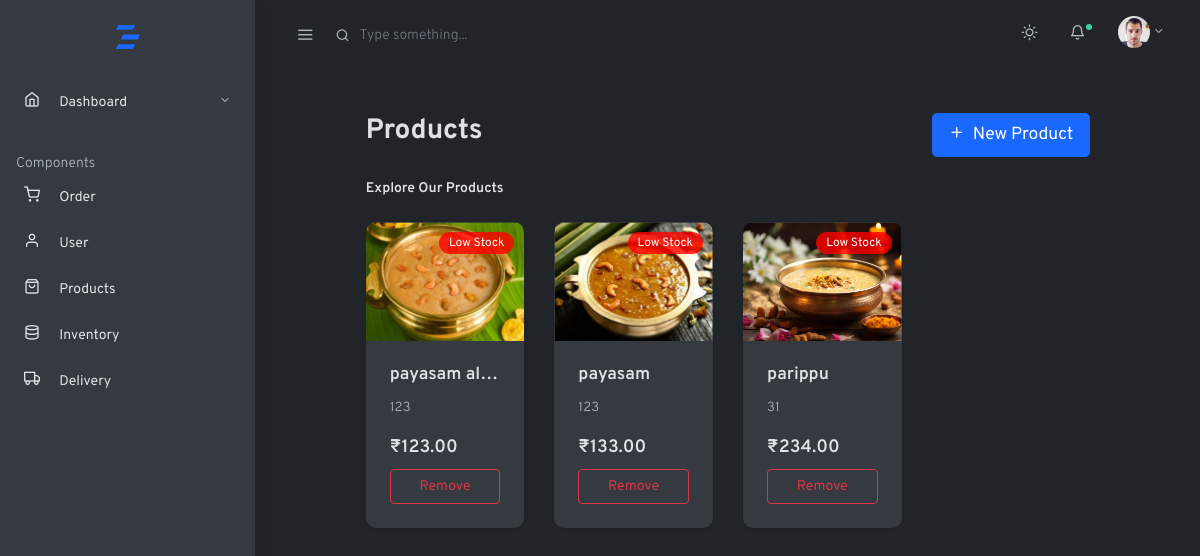
The app's page /admin/dark/files-list.php with its own data.
### tables this page shows
CREATE TABLE `product_table` (
  `pid` int(100) NOT NULL,
  `pname` varchar(100) NOT NULL,
  `pphoto` varchar(255) NOT NULL,
  `pdescription` varchar(100) NOT NULL,
  `pprice` varchar(100) NOT NULL,
  `current_stock` varchar(255) NOT NULL
);

### admin/dark/files-list.php (the view, shortened to what this page needs)
<!doctype html>
<html lang="en">
<head>
  <link rel="stylesheet" href="css/simplebar.css">
  <link rel="stylesheet" href="css/feather.css">
  <link rel="stylesheet" href="css/daterangepicker.css">
  <link rel="stylesheet" href="css/app-light.css" id="lightTheme" disabled>
  <link rel="stylesheet" href="css/app-dark.css" id="darkTheme">
</head>
<body class="vertical  dark  ">
  <div class="wrapper">
    <nav class="topnav navbar navbar-light">
      <button type="button" class="navbar-toggler text-muted mt-2 p-0 mr-3 collapseSidebar">
        <i class="fe fe-menu navbar-toggler-icon"></i>
      </button>
      <form class="form-inline mr-auto searchform text-muted">
        <input class="form-control mr-sm-2 bg-transparent border-0 pl-4 text-muted" type="search"
          placeholder="Type something..." aria-label="Search">
      </form>
      <ul class="nav">
        <li class="nav-item">
          <a class="nav-link text-muted my-2" href="#" id="modeSwitcher" data-mode="dark">
            <i class="fe fe-sun fe-16"></i>
          </a>
        </li>
        <li class="nav-item nav-notif">
          <a class="nav-link text-muted my-2" href="./#" data-toggle="modal" data-target=".modal-notif">
            <span class="fe fe-bell fe-16"></span>
            <span class="dot dot-md bg-success"></span>
          </a>
        </li>
        <li class="nav-item dropdown">
          <a class="nav-link dropdown-toggle text-muted pr-0" href="#" id="navbarDropdownMenuLink" role="button"
            data-toggle="dropdown" aria-haspopup="true" aria-expanded="false">
            <span class="avatar avatar-sm mt-2">
              <img src="./assets/avatars/face-1.jpg" alt="..." class="avatar-img rounded-circle">
            </span>
          </a>
        </li>
      </ul>
    </nav>
    <aside class="sidebar-left border-right bg-white shadow" id="leftSidebar" data-simplebar>
      <nav class="vertnav navbar navbar-light">
        <div class="w-100 mb-4 d-flex">
          <a class="navbar-brand mx-auto mt-2 flex-fill text-center" href="./index.html">
          </a>
        </div>
        <ul class="navbar-nav flex-fill w-100 mb-2">
          <li class="nav-item dropdown">
            <a href="#dashboard" data-toggle="collapse" aria-expanded="false" class="dropdown-toggle nav-link">
              <i class="fe fe-home fe-16"></i>
              <span class="ml-3 item-text">Dashboard</span><span class="sr-only">(current)</span>
            </a>
          </li>
        </ul>
        <p class="text-muted nav-heading mt-4 mb-1">
          <span>Components</span>
        </p>
        <ul class="navbar-nav flex-fill w-100 mb-2">
          <li class="nav-item w-100">
            <a class="nav-link" href="page-orders.php">
              <i class="fe fe-shopping-cart fe-16"></i>
              <span class="ml-3 item-text">Order</span>
            </a>
          </li>
        </ul>
        <ul class="navbar-nav flex-fill w-100 mb-2">
          <li class="nav-item w-100">
            <a class="nav-link" href="contacts-list.html">
              <i class="fe fe-user fe-16"></i>
              <span class="ml-3 item-text">User</span>
            </a>
          </li>
        </ul>
        <ul class="navbar-nav flex-fill w-100 mb-2">
          <li class="nav-item w-100">
            <a class="nav-link" href="files-list.php">
              <i class="fe fe-shopping-bag fe-16"></i>
              <span class="ml-3 item-text">Products</span>
            </a>
          </li>
        </ul>
        <ul class="navbar-nav flex-fill w-100 mb-2">
          <li class="nav-item w-100">
            <a class="nav-link" href="files-grid.php">
              <i class="fe fe-database fe-16"></i>
              <span class="ml-3 item-text">Inventory</span>
            </a>
          </li>
        </ul>
        <ul class="navbar-nav flex-fill w-100 mb-2">
          <li class="nav-item w-100">
            <a class="nav-link" href="support-tickets.html">
              <i class="fe fe-truck fe-16"></i>
              <span class="ml-3 item-text">Delivery</span>
            </a>
          </li>
        </ul>
      </nav>
    </aside>
    <?php
include '../../php/db_withcon.php';
$sql = "SELECT pid, pname, pphoto, pdescription, pprice, current_stock FROM product_table";
$result = $conn->query($sql);
?>
<main role="main" class="main-content">
  <div class="container-fluid">
    <div class="row justify-content-center">
      <div class="col-12 col-lg-10">
        <div class="row align-items-center my-4">
          <div class="col">
            <h2 class="page-title">Products</h2>
          </div>
          <div class="col-auto">
            <button type="button" class="btn btn-lg btn-primary" data-toggle="modal" data-target="#addProductModal">
              <span class="fe fe-plus fe-16 mr-2"></span>New Product
            </button>
          </div>
        </div>
        <h6 class="mb-4">Explore Our Products</h6>
        <div class="row">
          <?php if ($result->num_rows > 0): ?>
            <?php while ($row = $result->fetch_assoc()): ?>
              <div class="col-12 col-sm-6 col-md-4 col-lg-3 mb-4">
                <div class="card product-card h-100 border-0 shadow-sm">
                  <div class="card-img-wrapper ratio-4-3 position-relative">
                    <img src="<?php echo htmlspecialchars($row['pphoto']); ?>"
                         alt="<?php echo htmlspecialchars($row['pname']); ?>"
                         class="card-img-top" loading="lazy">
                    <?php if ($row['current_stock'] <= 5): ?>
                      <span class="badge badge-danger position-absolute stock-badge">Low Stock</span>
                    <?php endif; ?>
                  </div>
                  <div class="card-body d-flex flex-column p-4">
                    <h5 class="card-title text-truncate"><?php echo htmlspecialchars($row['pname']); ?></h5>
                    <p class="card-text text-muted small mb-3 text-truncate-2">
                      <?php echo htmlspecialchars($row['pdescription']); ?>
                    </p>
                    <div class="mt-auto">
                      <p class="price mb-2">
                        <strong>₹<?php echo number_format($row['pprice'], 2); ?></strong>
                      </p>
                      <a href="#" class="btn btn-outline-danger btn-block remove-product" data-id="<?php echo $row['pid']; ?>">Remove</a>
                    </div>
                  </div>
                </div>
              </div>
            <?php endwhile; ?>
          <?php else: ?>
            <p class="text-center w-100">No products found.</p>
          <?php endif; ?>
        </div>
      </div>
    </div>
  </div>
</main>
  </div>
</body>
</html>

### admin/dark/css/simplebar.css (style rules this page uses)
[data-simplebar] { position: relative; flex-direction: column; flex-wrap: wrap; justify-content: flex-start; align-content: flex-start; align-items: flex-start; }

### admin/dark/css/feather.css (style rules this page uses)
.fe { font-family: "feather" !important; speak: none; font-style: normal; font-weight: normal; font-variant: normal; text-transform: none; line-height: 1; -webkit-font-smoothing: antialiased; -moz-osx-font-smoothing: grayscale; }
.fe-16 { font-size: 16px; }
.fe-bell:before { content: ""; }
.fe-database:before { content: ""; }
.fe-home:before { content: ""; }
.fe-menu:before { content: ""; }
.fe-plus:before { content: ""; }
.fe-shopping-bag:before { content: ""; }
.fe-shopping-cart:before { content: ""; }
.fe-sun:before { content: ""; }
.fe-truck:before { content: ""; }
.fe-user:before { content: ""; }

### admin/dark/files-list.php (style rules this page uses)
.product-card { border-radius: 10px; transition: transform 0.2s ease-in-out, box-shadow 0.2s; }
.ratio-4-3 { position: relative; width: 100%; padding-bottom: 75%; overflow: hidden; border-top-left-radius: 10px; border-top-right-radius: 10px; }
.ratio-4-3 img { position: absolute; top: 50%; left: 50%; width: 100%; height: 100%; object-fit: cover; object-position: center; transform: translate(-50%, -50%); }
.stock-badge { top: 10px; right: 10px; font-size: 12px; padding: 5px 10px; border-radius: 30px; background-color: rgba(255, 0, 0, 0.8); color: white; }
.text-truncate-2 { display: -webkit-box; -webkit-line-clamp: 2; -webkit-box-orient: vertical; overflow: hidden; }
.price { font-size: 18px; font-weight: 600; }

### records on screen
product_table: pphoto (picture), current_stock "Low Stock", pname "payasam al…", pdescription "123", pprice "123.00"
product_table: pphoto (picture), current_stock "Low Stock", pname "payasam", pdescription "123", pprice "133.00"
product_table: pphoto (picture), current_stock "Low Stock", pname "parippu", pdescription "31", pprice "234.00"
